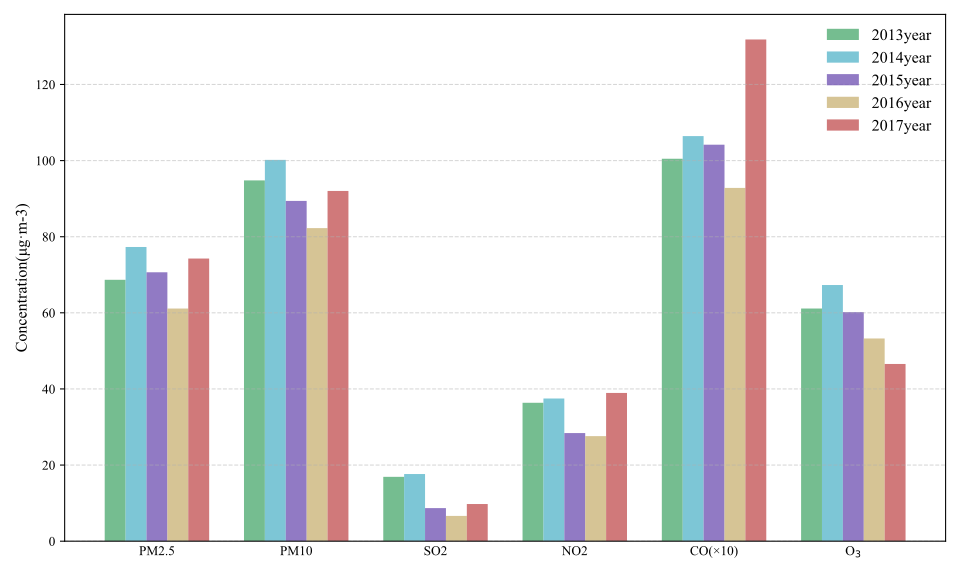

Generate this figure with Python:
import pandas as pd
import numpy as np
import matplotlib.pyplot as plt

# 设置全局字体为新罗马
plt.rcParams['font.sans-serif'] = ['Times New Roman']

data = pd.read_csv('../Data analysis/2.huairou_year.csv') # 读入年均值数据
data = data.loc[:,'PM2.5':'O3'] # 取出污染物浓度数据
data['year'] = ['2013','2014','2015','2016','2017'] #将年份写入数据表
data.set_index('year',inplace=True)
data['CO'] = data['CO']/10


plt.figure(figsize=(10,6))

x1 = np.arange(6)-0.3
x2 = np.arange(6)-0.15
x3 = np.arange(6)
x4 = np.arange(6)+0.15
x5 = np.arange(6)+0.3

colors=['#53AC74','#5CB8CC','#7559B5','#CCB57A','#C45759','#4778BA','#C0C0C0']

plt.bar(x1,data.loc['2013'],width=0.15,label='2013year',alpha=0.8,color=colors[0])
plt.bar(x2,data.loc['2014'],width=0.15,label='2014year',alpha=0.8,color=colors[1])
plt.bar(x3,data.loc['2015'],width=0.15,label='2015year',alpha=0.8,color=colors[2])
plt.bar(x4,data.loc['2016'],width=0.15,label='2016year',alpha=0.8,color=colors[3])
plt.bar(x5,data.loc['2017'],width=0.15,label='2017year',alpha=0.8,color=colors[4])
plt.xticks(range(6),['PM2.5','PM10','SO2','NO2','CO(×10)','O3'],fontsize=10)
plt.yticks(fontsize=10)
plt.ylabel('Concentration(μg·m-3)',fontsize=12)
plt.grid(axis='y',alpha=0.5,linestyle='--')
plt.tick_params(axis='x',length=0)

plt.legend(fontsize=12,frameon=False)
plt.tight_layout()
plt.savefig('4.plot3.svg',dpi=900)
plt.show()